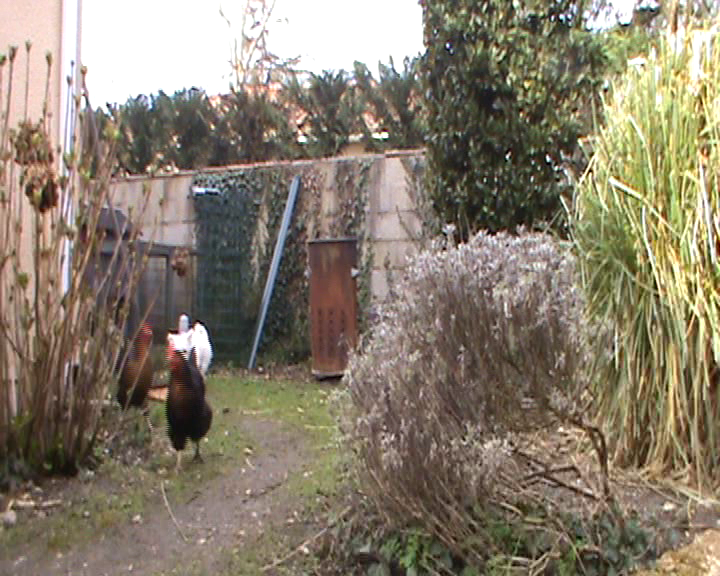
//> input picture Video/TD1_skel/folder/img_000000.png, 720 x 576 px
$ ./main folder/img_000000.png   (built with g++ and OpenCV 4)
//> lines starting //> are read from the running program, lines starting //| are printed output that depends on the picture
### Video/TD1_skel/motiontools.hpp
#ifndef MOTIONTOOLS_HPP
#define MOTIONTOOLS_HPP

#include <opencv2/opencv.hpp>
#include <opencv2/core/core.hpp>
#include <opencv2/highgui/highgui.hpp>
#include <iostream>

namespace MotionTools
{
	//valeur par défaut uniquement dans la déclaration
	void drawVectorFlow( cv::Mat& im, const cv::Mat& vecFlowX, const cv::Mat& vecFlowY, int step = 1, const cv::Scalar& color = cv::Scalar(255,255,255) );
	void compenseFromVectorFlow( cv::Mat& imComp, const cv::Mat& imRef, const cv::Mat& vecFlowX, const cv::Mat& vecFlowY );
	void errorImage( cv::Mat& imErr, const cv::Mat& imCurr, const cv::Mat& imComp );
	float computeEQM( const cv::Mat& imCurr, const cv::Mat& imComp );
}

#endif // MOTIONTOOLS_HPP

### Video/TD1_skel/videoframes.hpp
#ifndef VIDEOFRAMES_HPP
#define VIDEOFRAMES_HPP

#include <opencv2/opencv.hpp>
#include <opencv2/core/core.hpp>
#include <opencv2/highgui/highgui.hpp>
#include <iostream>

using namespace cv;
using namespace std;

class VideoFrames
{
public:
	VideoFrames();
	VideoFrames( const std::string& filename );
	~VideoFrames();

	void open( const std::string& filename );
	void saveToPngSequence( const std::string& folderName ) const;

	const cv::Mat& frame( unsigned int index ) const;
	int nbFrames() const;

private:
	std::vector<cv::Mat> _frames;
};

#endif // VIDEOFRAMES_HPP

### Video/TD1_skel/motiontools.cpp
#include "motiontools.hpp"
#include <iostream>
#include "stdio.h"
#include <stdlib.h>

namespace MotionTools
{
	void
	drawVectorFlow( cv::Mat& im,
					const cv::Mat& vecFlowX,
					const cv::Mat& vecFlowY,
					int step,
					const cv::Scalar& color )
	{
		for (int i = 0; i < im.cols-2 ; i+=step)
		{
			for (int j = 0; j < im.rows-2; j+=step)
			{
				cv::Point p1( i, j );
				cv::Point p2 = p1 + cv::Point( vecFlowX.at<float>(i), vecFlowY.at<float>(j) );
				cv::line(im, p1, p2, color, 2, 8, 0);
			}
		}
	}

	// [30 lines left out: functions compenseFromVectorFlow, errorImage, computeEQM, not called in this run]
}

### Video/TD1_skel/main.cpp
#include "videoframes.hpp"
#include "motiontools.hpp"
#include <opencv2/core/core.hpp>
#include <opencv2/highgui/highgui.hpp>
#include <iostream>
#include "stdio.h"
#include <stdlib.h>

using namespace cv;
using namespace std;
// [40 lines of commented-out code are left out]
int main( int argc, char* argv[] )
{
    if (argc < 2)
    {
        cout <<" Usage: display_image ImageToLoadAndDisplay" << endl;
        return -1;
    }

	// Lecture de l'image passée en paramètre
	/* À compléter */

    cv::Mat A;
    A = imread(argv[1], CV_LOAD_IMAGE_GRAYSCALE);
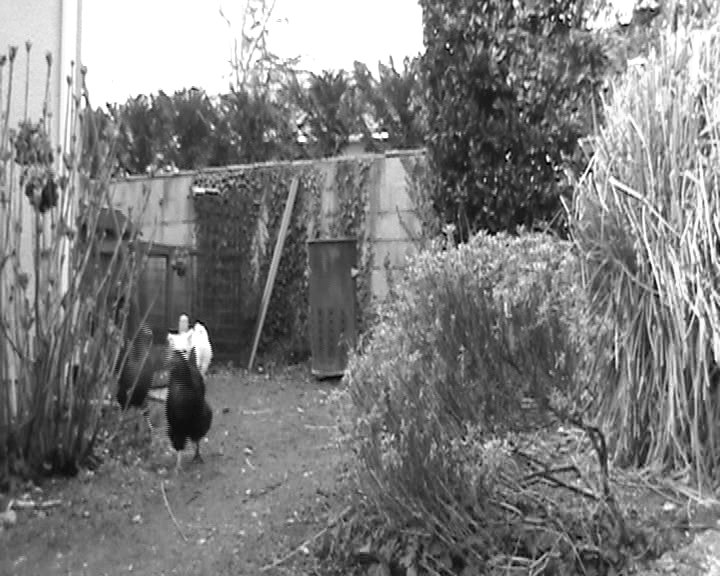
//> A: 576 rows x 720 cols, CV_8UC1; min 0, max 255, mean 126.8

    printf("%d\n", A.rows );
//| 576
	// Initialisation des vecteur de déplacement
	/* À compléter */
    cv::Size s( A.cols, A.rows);
//> s = Size(720, 576)
    cv::Mat vecFlowX (s, CV_32F, cv::Scalar(10));
    cv::Mat vecFlowY (s, CV_32F, cv::Scalar(5 ));

	// Dessin des vecteurs de déplacment sur une image à afficher
 	MotionTools::drawVectorFlow(A, vecFlowX, vecFlowY, 10, cv::Scalar(256, 256, 256, 0));
//> after the loop in drawVectorFlow, `for (int i = 0; i < im.cols-2 ; i+=step)`:
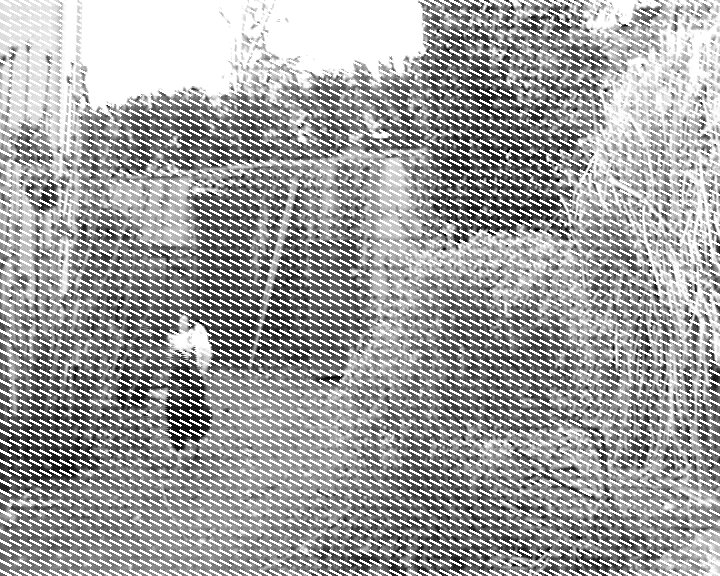
//> im: 576 rows x 720 cols, CV_8UC1; min 0, max 255, mean 165.4

	// Affichage de l'image où ont été dessiné les vecteurs
	/* À compléter */
    namedWindow( "Display window", WINDOW_AUTOSIZE );// Create a window for display.
    imshow( "Display window", A );               // Show our image inside it.
    waitKey(0);

 	return 0;
}

// // 2.3, 2.4 et 2.5 Compensation de l'image, calcul de l'image d'erreurs et calcul de l'Erreur Quadratique Moyenne (EQM)
// int main( int argc, char* argv[] )
// {
// 	// Lecture de l'image passée en paramètres
// 	/* À compléter */

// 	// Création artificielle d'un champ de vecteur (3,3) sur l'ensemble de l'image
// 	/* À compléter */

// 	// Calcul de l'image compensée à partir du champ de vecteurs (cela produit un décalage de (3,3))
// 	MotionTools::compenseFromVectorFlow( /* À compléter */ );

// 	// Calcul de l'image d'erreur entre l'image initiale et l'image compensée
// 	MotionTools::errorImage( /* À compléter */ );

// 	// Calcul et affichage de l'Erreur Quadratique Moyenne
// 	std::cout << "EQM = " << MotionTools::computeEQM( /* À compléter */ ) << std::endl;

// 	// Affichage des différentes images
// 	/* À compléter */

// 	return 0;
// }
